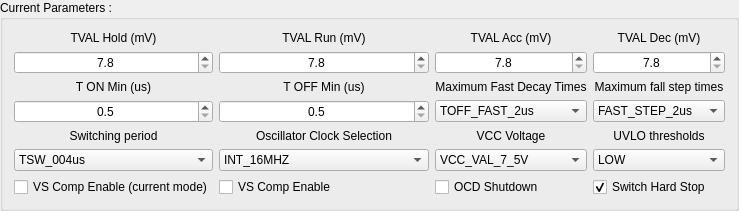
             <widget class="QGroupBox" name="vpGroup_3">
              <property name="title">
               <string>Current Parameters :</string>
              </property>
              <layout class="QGridLayout" name="gridLayout_13">
               <item row="2" column="0">
                <widget class="QLabel" name="label_58">
                 <property name="text">
                  <string>T ON Min (us)</string>
                 </property>
                 <property name="alignment">
                  <set>Qt::AlignCenter</set>
                 </property>
                 <property name="buddy">
                  <cstring>intSpeed</cstring>
                 </property>
                </widget>
               </item>
               <item row="0" column="1">
                <widget class="QLabel" name="label_55">
                 <property name="text">
                  <string>TVAL Run (mV)</string>
                 </property>
                 <property name="alignment">
                  <set>Qt::AlignCenter</set>
                 </property>
                 <property name="buddy">
                  <cstring>kvalRun</cstring>
                 </property>
                </widget>
               </item>
               <item row="0" column="2">
                <widget class="QLabel" name="label_57">
                 <property name="text">
                  <string>TVAL Acc (mV)</string>
                 </property>
                 <property name="alignment">
                  <set>Qt::AlignCenter</set>
                 </property>
                 <property name="buddy">
                  <cstring>kvalAcc</cstring>
                 </property>
                </widget>
               </item>
               <item row="0" column="3">
                <widget class="QLabel" name="label_56">
                 <property name="text">
                  <string>TVAL Dec (mV)</string>
                 </property>
                 <property name="alignment">
                  <set>Qt::AlignCenter</set>
                 </property>
                 <property name="buddy">
                  <cstring>kvalDec</cstring>
                 </property>
                </widget>
               </item>
               <item row="5" column="0">
                <widget class="QLabel" name="label_63">
                 <property name="text">
                  <string>Switching period</string>
                 </property>
                 <property name="alignment">
                  <set>Qt::AlignCenter</set>
                 </property>
                 <property name="buddy">
                  <cstring>thermalCompFactor</cstring>
                 </property>
                </widget>
               </item>
               <item row="2" column="3">
                <widget class="QLabel" name="label_62">
                 <property name="text">
                  <string>Maximum fall step times</string>
                 </property>
                 <property name="alignment">
                  <set>Qt::AlignCenter</set>
                 </property>
                 <property name="buddy">
                  <cstring>decFinalSlope</cstring>
                 </property>
                </widget>
               </item>
               <item row="2" column="1">
                <widget class="QLabel" name="label_59">
                 <property name="text">
                  <string>T OFF Min (us)</string>
                 </property>
                 <property name="alignment">
                  <set>Qt::AlignCenter</set>
                 </property>
                 <property name="buddy">
                  <cstring>startSlope</cstring>
                 </property>
                </widget>
               </item>
               <item row="2" column="2">
                <widget class="QLabel" name="label_61">
                 <property name="text">
                  <string>Maximum Fast Decay Times</string>
                 </property>
                 <property name="alignment">
                  <set>Qt::AlignCenter</set>
                 </property>
                 <property name="buddy">
                  <cstring>accFinalSlope</cstring>
                 </property>
                </widget>
               </item>
               <item row="0" column="0">
                <widget class="QLabel" name="label_73">
                 <property name="text">
                  <string>TVAL Hold (mV)</string>
                 </property>
                 <property name="alignment">
                  <set>Qt::AlignCenter</set>
                 </property>
                 <property name="buddy">
                  <cstring>kvalHold</cstring>
                 </property>
                </widget>
               </item>
               <item row="3" column="0">
                <widget class="QDoubleSpinBox" name="tonmin_2">
                 <property name="alignment">
                  <set>Qt::AlignCenter</set>
                 </property>
                 <property name="decimals">
                  <number>1</number>
                 </property>
                 <property name="minimum">
                  <double>0.500000000000000</double>
                 </property>
                 <property name="maximum">
                  <double>64.000000000000000</double>
                 </property>
                 <property name="singleStep">
                  <double>0.500000000000000</double>
                 </property>
                </widget>
               </item>
               <item row="3" column="1">
                <widget class="QDoubleSpinBox" name="toffmin_2">
                 <property name="alignment">
                  <set>Qt::AlignCenter</set>
                 </property>
                 <property name="decimals">
                  <number>1</number>
                 </property>
                 <property name="minimum">
                  <double>0.500000000000000</double>
                 </property>
                 <property name="maximum">
                  <double>64.000000000000000</double>
                 </property>
                 <property name="singleStep">
                  <double>0.500000000000000</double>
                 </property>
                </widget>
               </item>
               <item row="1" column="3">
                <widget class="QDoubleSpinBox" name="tvalDec_2">
                 <property name="alignment">
                  <set>Qt::AlignCenter</set>
                 </property>
                 <property name="decimals">
                  <number>1</number>
                 </property>
                 <property name="minimum">
                  <double>7.800000000000000</double>
                 </property>
                 <property name="maximum">
                  <double>1000.000000000000000</double>
                 </property>
                 <property name="singleStep">
                  <double>7.800000000000000</double>
                 </property>
                </widget>
               </item>
               <item row="1" column="0">
                <widget class="QDoubleSpinBox" name="tvalHold_2">
                 <property name="alignment">
                  <set>Qt::AlignCenter</set>
                 </property>
                 <property name="decimals">
                  <number>1</number>
                 </property>
                 <property name="minimum">
                  <double>7.800000000000000</double>
                 </property>
                 <property name="maximum">
                  <double>1000.000000000000000</double>
                 </property>
                 <property name="singleStep">
                  <double>7.800000000000000</double>
                 </property>
                </widget>
               </item>
               <item row="1" column="2">
                <widget class="QDoubleSpinBox" name="tvalAcc_2">
                 <property name="alignment">
                  <set>Qt::AlignCenter</set>
                 </property>
                 <property name="decimals">
                  <number>1</number>
                 </property>
                 <property name="minimum">
                  <double>7.800000000000000</double>
                 </property>
                 <property name="maximum">
                  <double>1000.000000000000000</double>
                 </property>
                 <property name="singleStep">
                  <double>7.800000000000000</double>
                 </property>
                </widget>
               </item>
               <item row="1" column="1">
                <widget class="QDoubleSpinBox" name="tvalRun_2">
                 <property name="alignment">
                  <set>Qt::AlignCenter</set>
                 </property>
                 <property name="decimals">
                  <number>1</number>
                 </property>
                 <property name="minimum">
                  <double>7.800000000000000</double>
                 </property>
                 <property name="maximum">
                  <double>1000.000000000000000</double>
                 </property>
                 <property name="singleStep">
                  <double>7.800000000000000</double>
                 </property>
                </widget>
               </item>
               <item row="7" column="3">
                <widget class="QCheckBox" name="swHardStop_3">
                 <property name="text">
                  <string>Switch Hard Stop</string>
                 </property>
                 <property name="checked">
                  <bool>true</bool>
                 </property>
                </widget>
               </item>
               <item row="3" column="3">
                <widget class="QComboBox" name="fastStep_2">
                 <item>
                  <property name="text">
                   <string>FAST_STEP_2us</string>
                  </property>
                 </item>
                 <item>
                  <property name="text">
                   <string>FAST_STEP_4us</string>
                  </property>
                 </item>
                 <item>
                  <property name="text">
                   <string>FAST_STEP_6us</string>
                  </property>
                 </item>
                 <item>
                  <property name="text">
                   <string>FAST_STEP_8us</string>
                  </property>
                 </item>
                 <item>
                  <property name="text">
                   <string>FAST_STEP_10us</string>
                  </property>
                 </item>
                 <item>
                  <property name="text">
                   <string>FAST_STEP_12us</string>
                  </property>
                 </item>
                 <item>
                  <property name="text">
                   <string>FAST_STEP_14us</string>
                  </property>
                 </item>
                 <item>
                  <property name="text">
                   <string>FAST_STEP_16us</string>
                  </property>
                 </item>
                 <item>
                  <property name="text">
                   <string>FAST_STEP_18us</string>
                  </property>
                 </item>
                 <item>
                  <property name="text">
                   <string>FAST_STEP_20us</string>
                  </property>
                 </item>
                 <item>
                  <property name="text">
                   <string>FAST_STEP_22us</string>
                  </property>
                 </item>
                 <item>
                  <property name="text">
                   <string>FAST_STEP_24us</string>
                  </property>
                 </item>
                 <item>
                  <property name="text">
                   <string>FAST_STEP_26us</string>
                  </property>
                 </item>
                 <item>
                  <property name="text">
                   <string>FAST_STEP_28us</string>
                  </property>
                 </item>
                 <item>
                  <property name="text">
                   <string>FAST_STEP_30us</string>
                  </property>
                 </item>
                 <item>
                  <property name="text">
                   <string>FAST_STEP_32us</string>
                  </property>
                 </item>
                </widget>
               </item>
               <item row="6" column="0">
                <widget class="QComboBox" name="switchingPeriod_2">
                 <item>
                  <property name="text">
                   <string>TSW_004us</string>
                  </property>
                 </item>
                 <item>
                  <property name="text">
                   <string>TSW_008us</string>
                  </property>
                 </item>
                 <item>
                  <property name="text">
                   <string>TSW_012us</string>
                  </property>
                 </item>
                 <item>
                  <property name="text">
                   <string>TSW_016us</string>
                  </property>
                 </item>
                 <item>
                  <property name="text">
                   <string>TSW_020us</string>
                  </property>
                 </item>
                 <item>
                  <property name="text">
                   <string>TSW_024us</string>
                  </property>
                 </item>
                 <item>
                  <property name="text">
                   <string>TSW_028us</string>
                  </property>
                 </item>
                 <item>
                  <property name="text">
                   <string>TSW_032us</string>
                  </property>
                 </item>
                 <item>
                  <property name="text">
                   <string>TSW_036us</string>
                  </property>
                 </item>
                 <item>
                  <property name="text">
                   <string>TSW_040us</string>
                  </property>
                 </item>
                 <item>
                  <property name="text">
                   <string>TSW_044us</string>
                  </property>
                 </item>
                 <item>
                  <property name="text">
                   <string>TSW_048us</string>
                  </property>
                 </item>
                 <item>
                  <property name="text">
                   <string>TSW_052us</string>
                  </property>
                 </item>
                 <item>
                  <property name="text">
                   <string>TSW_056us</string>
                  </property>
                 </item>
                 <item>
                  <property name="text">
                   <string>TSW_060us</string>
                  </property>
                 </item>
                 <item>
                  <property name="text">
                   <string>TSW_064us</string>
                  </property>
                 </item>
                 <item>
                  <property name="text">
                   <string>TSW_068us</string>
                  </property>
                 </item>
                 <item>
                  <property name="text">
                   <string>TSW_072us</string>
                  </property>
                 </item>
                 <item>
                  <property name="text">
                   <string>_TSW_076us</string>
                  </property>
                 </item>
                 <item>
                  <property name="text">
                   <string>TSW_080us</string>
                  </property>
                 </item>
                 <item>
                  <property name="text">
                   <string>TSW_084us</string>
                  </property>
                 </item>
                 <item>
                  <property name="text">
                   <string>TSW_088us</string>
                  </property>
                 </item>
                 <item>
                  <property name="text">
                   <string>TSW_092us</string>
                  </property>
                 </item>
                 <item>
                  <property name="text">
                   <string>TSW_096us</string>
                  </property>
                 </item>
                 <item>
                  <property name="text">
                   <string>TSW_100us</string>
                  </property>
                 </item>
                 <item>
                  <property name="text">
                   <string>TSW_104us</string>
                  </property>
                 </item>
                 <item>
                  <property name="text">
                   <string>TSW_108us</string>
                  </property>
                 </item>
                 <item>
                  <property name="text">
                   <string>TSW_112us</string>
                  </property>
                 </item>
                 <item>
                  <property name="text">
                   <string>TSW_116us</string>
                  </property>
                 </item>
                 <item>
                  <property name="text">
                   <string>TSW_120us</string>
                  </property>
                 </item>
                 <item>
                  <property name="text">
                   <string>TSW_124us</string>
                  </property>
                 </item>
                </widget>
               </item>
               <item row="6" column="1">
                <widget class="QComboBox" name="oscSelection_3">
                 <item>
                  <property name="text">
                   <string>INT_16MHZ</string>
                  </property>
                 </item>
                 <item>
                  <property name="text">
                   <string>EXT_8MHZ_XTAL_DRIVE</string>
                  </property>
                 </item>
                 <item>
                  <property name="text">
                   <string>EXT_16MHZ_XTAL_DRIVE</string>
                  </property>
                 </item>
                 <item>
                  <property name="text">
                   <string>EXT_24MHZ_XTAL_DRIVE</string>
                  </property>
                 </item>
                 <item>
                  <property name="text">
                   <string>EXT_32MHZ_XTAL_DRIVE</string>
                  </property>
                 </item>
                 <item>
                  <property name="text">
                   <string>INT_16MHZ_OSCOUT_2MHZ</string>
                  </property>
                 </item>
                 <item>
                  <property name="text">
                   <string>INT_16MHZ_OSCOUT_4MHZ</string>
                  </property>
                 </item>
                 <item>
                  <property name="text">
                   <string>INT_16MHZ_OSCOUT_8MHZ</string>
                  </property>
                 </item>
                 <item>
                  <property name="text">
                   <string>INT_16MHZ_OSCOUT_16MHZ</string>
                  </property>
                 </item>
                 <item>
                  <property name="text">
                   <string>EXT_8MHZ_OSCOUT_INVERT</string>
                  </property>
                 </item>
                 <item>
                  <property name="text">
                   <string>EXT_16MHZ_OSCOUT_INVERT</string>
                  </property>
                 </item>
                 <item>
                  <property name="text">
                   <string>EXT_24MHZ_OSCOUT_INVERT</string>
                  </property>
                 </item>
                 <item>
                  <property name="text">
                   <string>EXT_32MHZ_OSCOUT_INVERT</string>
                  </property>
                 </item>
                </widget>
               </item>
               <item row="5" column="1">
                <widget class="QLabel" name="label_75">
                 <property name="text">
                  <string>Oscillator Clock Selection</string>
                 </property>
                 <property name="alignment">
                  <set>Qt::AlignCenter</set>
                 </property>
                 <property name="buddy">
                  <cstring>oscSelection</cstring>
                 </property>
                </widget>
               </item>
               <item row="3" column="2">
                <widget class="QComboBox" name="toffFast_2">
                 <item>
                  <property name="text">
                   <string>TOFF_FAST_2us</string>
                  </property>
                 </item>
                 <item>
                  <property name="text">
                   <string>TOFF_FAST_4us</string>
                  </property>
                 </item>
                 <item>
                  <property name="text">
                   <string>TOFF_FAST_6us</string>
                  </property>
                 </item>
                 <item>
                  <property name="text">
                   <string>TOFF_FAST_8us</string>
                  </property>
                 </item>
                 <item>
                  <property name="text">
                   <string>TOFF_FAST_10us</string>
                  </property>
                 </item>
                 <item>
                  <property name="text">
                   <string>TOFF_FAST_12us</string>
                  </property>
                 </item>
                 <item>
                  <property name="text">
                   <string>TOFF_FAST_14us</string>
                  </property>
                 </item>
                 <item>
                  <property name="text">
                   <string>TOFF_FAST_16us</string>
                  </property>
                 </item>
                 <item>
                  <property name="text">
                   <string>TOFF_FAST_18us</string>
                  </property>
                 </item>
                 <item>
                  <property name="text">
                   <string>TOFF_FAST_20us</string>
                  </property>
                 </item>
                 <item>
                  <property name="text">
                   <string>TOFF_FAST_22us</string>
                  </property>
                 </item>
                 <item>
                  <property name="text">
                   <string>TOFF_FAST_24us</string>
                  </property>
                 </item>
                 <item>
                  <property name="text">
                   <string>TOFF_FAST_26us</string>
                  </property>
                 </item>
                 <item>
                  <property name="text">
                   <string>TOFF_FAST_28us</string>
                  </property>
                 </item>
                 <item>
                  <property name="text">
                   <string>TOFF_FAST_30us</string>
                  </property>
                 </item>
                 <item>
                  <property name="text">
                   <string>TOFF_FAST_32us</string>
                  </property>
                 </item>
                </widget>
               </item>
               <item row="7" column="0">
                <widget class="QCheckBox" name="vsCompEnCurrent_2">
                 <property name="text">
                  <string>VS Comp Enable (current mode)</string>
                 </property>
                </widget>
               </item>
               <item row="7" column="1">
                <widget class="QCheckBox" name="vsCompEn_3">
                 <property name="text">
                  <string>VS Comp Enable</string>
                 </property>
                </widget>
               </item>
               <item row="7" column="2">
                <widget class="QCheckBox" name="ocdShutdown_3">
                 <property name="text">
                  <string>OCD Shutdown</string>
                 </property>
                </widget>
               </item>
               <item row="6" column="2">
                <widget class="QComboBox" name="VCCVoltage_3">
                 <item>
                  <property name="text">
                   <string>VCC_VAL_7_5V</string>
                  </property>
                 </item>
                 <item>
                  <property name="text">
                   <string>VCC_VAL_15V</string>
                  </property>
                 </item>
                </widget>
               </item>
               <item row="6" column="3">
                <widget class="QComboBox" name="UVLO_threshold_3">
                 <item>
                  <property name="text">
                   <string>LOW</string>
                  </property>
                 </item>
                 <item>
                  <property name="text">
                   <string>HIGH</string>
                  </property>
                 </item>
                </widget>
               </item>
               <item row="5" column="3">
                <widget class="QLabel" name="label_97">
                 <property name="text">
                  <string>UVLO thresholds</string>
                 </property>
                 <property name="alignment">
                  <set>Qt::AlignCenter</set>
                 </property>
                 <property name="buddy">
                  <cstring>oscSelection</cstring>
                 </property>
                </widget>
               </item>
               <item row="5" column="2">
                <widget class="QLabel" name="label_98">
                 <property name="text">
                  <string>VCC Voltage</string>
                 </property>
                 <property name="alignment">
                  <set>Qt::AlignCenter</set>
                 </property>
                 <property name="buddy">
                  <cstring>oscSelection</cstring>
                 </property>
                </widget>
               </item>
              </layout>
             </widget>
